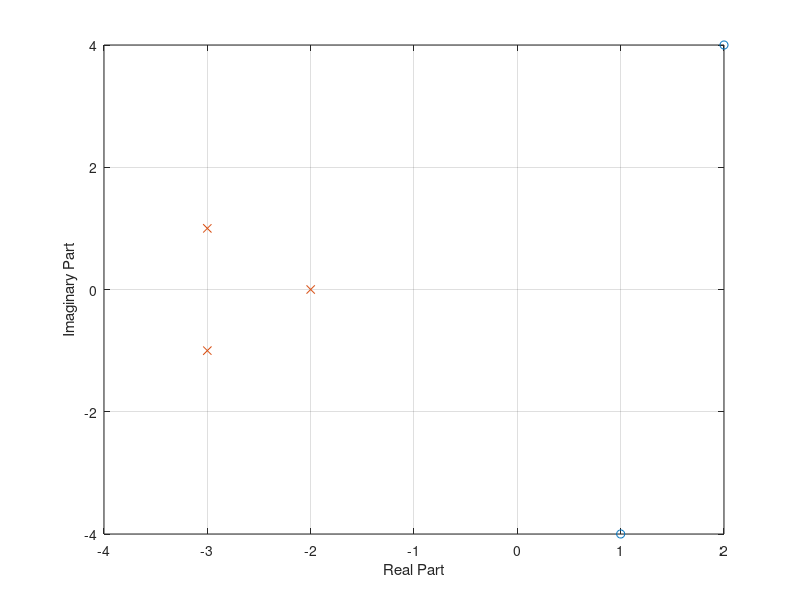

Write the MATLAB code that produced this figure.
function my_pole_zero()
N = [1 0 -16];
D = [1 8 22 20];
n = roots(N);
d = roots(D);
plot(n, 'o')
hold on
plot(d, 'x')
axis nd
xlabel ("Real Part"); ylabel("Imaginary Part");
grid on
end